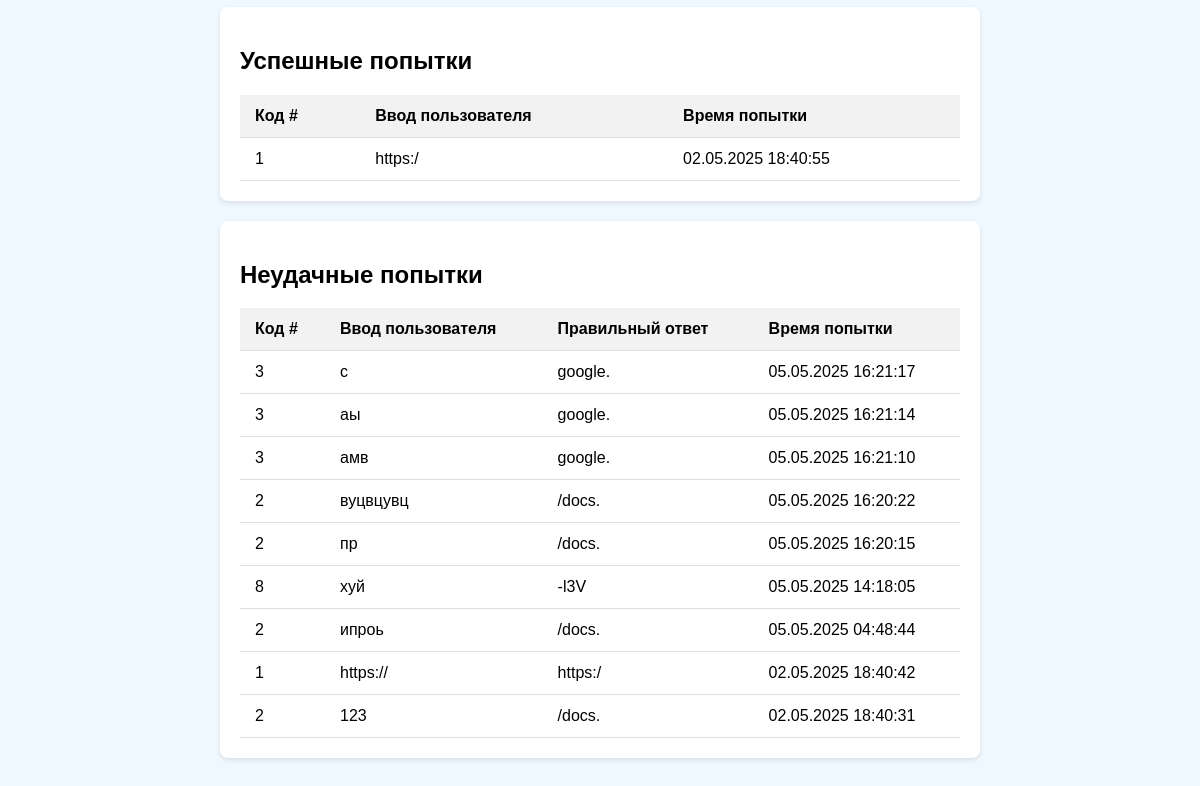
Before: /admin/user/1 (signed in, lower part) with the older database file.
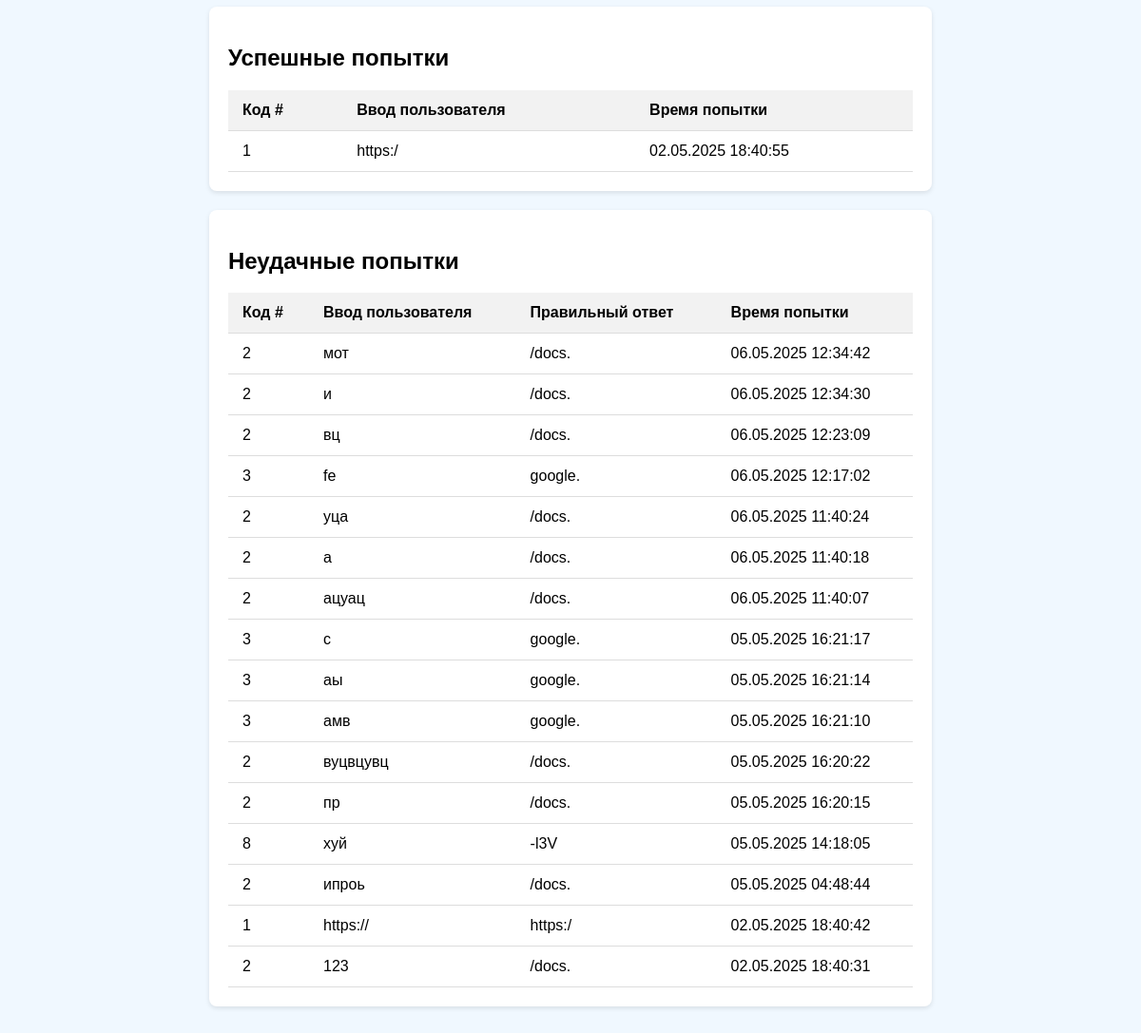
After: the same page with the newer database file.
### models.py (models this page shows)
class CodeAttempt(db.Model):
    id = db.Column(db.Integer, primary_key=True)
    user_id = db.Column(db.Integer, db.ForeignKey('user.id'))
    code_id = db.Column(db.Integer, db.ForeignKey('code_status.id'))
    input_text = db.Column(db.String(200))  # Введённый пользователем текст
    is_correct = db.Column(db.Boolean, default=False)  # Верна ли попытка
    attempt_time = db.Column(db.DateTime)  # Время попытки
    user = db.relationship('User', backref=db.backref('attempts', lazy=True))
    code = db.relationship('CodeStatus', backref=db.backref('attempts', lazy=True))

class CodeStatus(db.Model):
    id = db.Column(db.Integer, primary_key=True)
    number = db.Column(db.Integer, unique=True)
    solved = db.Column(db.Boolean, default=False)

### app.py (the view)
@app.route('/admin/user/<int:user_id>')
@login_required
def user_details(user_id):
    if not current_user.is_admin:
        abort(403)
    user = User.query.get_or_404(user_id)
    progress = UserProgress.query.filter_by(user_id=user_id).all()
    successful_attempts = CodeAttempt.query.filter_by(
        user_id=user_id,
        is_correct=True
    ).order_by(desc(CodeAttempt.attempt_time)).all()
    unsuccessful_attempts = CodeAttempt.query.filter_by(
        user_id=user_id,
        is_correct=False
    ).order_by(desc(CodeAttempt.attempt_time)).all()
    codes = CodeStatus.query.all()
    progress_dict = {p.code_id: p for p in progress}
    return render_template('admin/user_details.html',
                           user=user,
                           codes=codes,
                           progress_dict=progress_dict,
                           successful_attempts=successful_attempts,
                           unsuccessful_attempts=unsuccessful_attempts,
                           CORRECT_ANSWERS=CORRECT_ANSWERS)

### app.py (called while the page is built)
@login_manager.user_loader
def load_user(user_id):
    return User.query.get(int(user_id))

### templates/admin/user_details.html (shortened to what this page needs)
{% extends "base.html" %}
{% block content %}
<div class="container admin-dashboard">
    <div class="admin-section">
        <h2>Успешные попытки</h2>
        {% if successful_attempts %}
        <table class="admin-table">
            <thead>
                <tr>
                    <th>Код #</th>
                    <th>Ввод пользователя</th>
                    <th>Время попытки</th>
                </tr>
            </thead>
            <tbody>
                {% for attempt in successful_attempts %}
                <tr>
                    <td>{{ attempt.code.number }}</td>
                    <td>{{ attempt.input_text }}</td>
                    <td>{{ attempt.attempt_time.strftime('%d.%m.%Y %H:%M:%S') }}</td>
                </tr>
                {% endfor %}
            </tbody>
        </table>
        {% else %}
        <p class="no-data">Нет успешных попыток</p>
        {% endif %}
    </div>
    <div class="admin-section">
        <h2>Неудачные попытки</h2>
        {% if unsuccessful_attempts %}
        <table class="admin-table">
            <thead>
                <tr>
                    <th>Код #</th>
                    <th>Ввод пользователя</th>
                    <th>Правильный ответ</th>
                    <th>Время попытки</th>
                </tr>
            </thead>
            <tbody>
                {% for attempt in unsuccessful_attempts %}
                <tr>
                    <td>{{ attempt.code.number }}</td>
                    <td>{{ attempt.input_text }}</td>
                    <td>{{ CORRECT_ANSWERS[attempt.code.number] }}</td>
                    <td>{{ attempt.attempt_time.strftime('%d.%m.%Y %H:%M:%S') }}</td>
                </tr>
                {% endfor %}
            </tbody>
        </table>
        {% else %}
        <p class="no-data">Нет неудачных попыток</p>
        {% endif %}
    </div>
</div>
{% endblock %}

### templates/base.html (shortened to what this page needs)
<!DOCTYPE html>
<html lang="ru">
<head>
    <link rel="stylesheet" href="{{ url_for('static', filename='css/style.css') }}">
</head>
<body>
    <main>
        {% block content %}{% endblock %}
    </main>
</body>
</html>

### static/css/style.css (style rules this page uses)
body { font-family: Arial, sans-serif; max-width: 800px; margin: 0 auto; padding: 20px; background: #f0f8ff; }
.admin-dashboard { max-width: 1200px; margin: 0 auto; padding: 20px; }
.admin-section { background: #fff; border-radius: 8px; padding: 20px; margin-bottom: 30px; box-shadow: 0 2px 10px rgba(0, 0, 0, 0.1); }
.admin-table { width: 100%; border-collapse: collapse; margin-top: 15px; }
.admin-table th, .admin-table td { padding: 12px 15px; text-align: left; border-bottom: 1px solid #eee; }
.admin-table th { background-color: #f8f9fa; font-weight: 600; }
.admin-section { background-color: white; border-radius: 8px; padding: 20px; margin-bottom: 20px; box-shadow: 0 2px 5px rgba(0, 0, 0, 0.1); }
.admin-table th, .admin-table td { padding: 12px 15px; text-align: left; border-bottom: 1px solid #ddd; }
.admin-table th { background-color: #f2f2f2; font-weight: bold; }

Changed rows visible on the page:
added CodeAttempt: code.number "2", input_text "мот", {{ CORRECT_ANSWERS[attempt.code.number] }} "/docs.", attempt_time "06.05.2025 12:34:42", shown under "Неудачные попытки"
added CodeAttempt: code.number "2", input_text "и", {{ CORRECT_ANSWERS[attempt.code.number] }} "/docs.", attempt_time "06.05.2025 12:34:30", shown under "Неудачные попытки"
added CodeAttempt: code.number "2", input_text "вц", {{ CORRECT_ANSWERS[attempt.code.number] }} "/docs.", attempt_time "06.05.2025 12:23:09", shown under "Неудачные попытки"
added CodeAttempt: code.number "3", input_text "fe", {{ CORRECT_ANSWERS[attempt.code.number] }} "google.", attempt_time "06.05.2025 12:17:02", shown under "Неудачные попытки"
added CodeAttempt: code.number "2", input_text "уца", {{ CORRECT_ANSWERS[attempt.code.number] }} "/docs.", attempt_time "06.05.2025 11:40:24", shown under "Неудачные попытки"
added CodeAttempt: code.number "2", input_text "а", {{ CORRECT_ANSWERS[attempt.code.number] }} "/docs.", attempt_time "06.05.2025 11:40:18", shown under "Неудачные попытки"
added CodeAttempt: code.number "2", input_text "ацуац", {{ CORRECT_ANSWERS[attempt.code.number] }} "/docs.", attempt_time "06.05.2025 11:40:07", shown under "Неудачные попытки"
